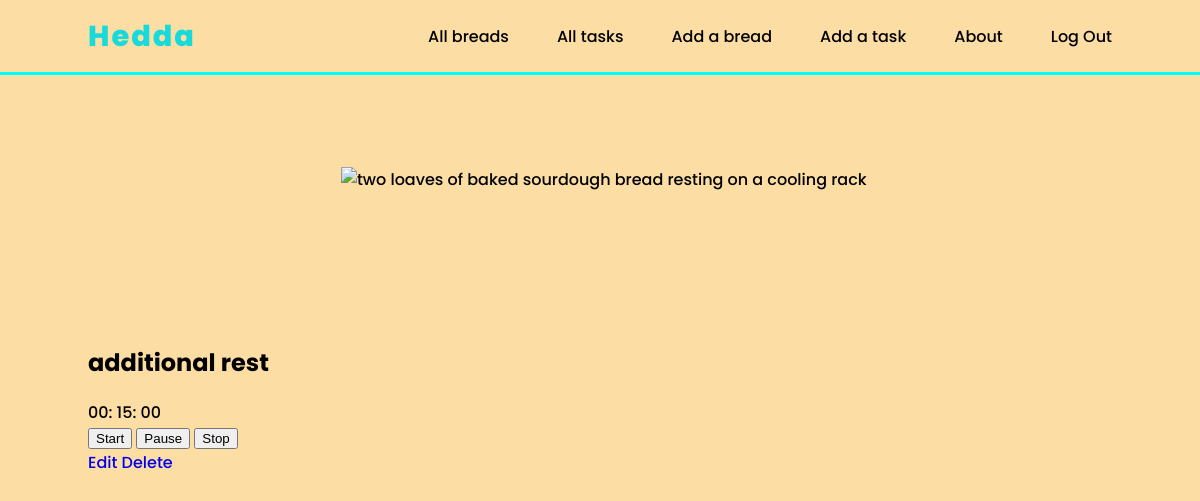
Page /tasks/22 (signed in) on the committed database.
### main_app/models.py (models this page shows, shortened)
class Task(models.Model):
  name = models.CharField(max_length=100)
  hours = models.CharField(max_length=2)
  minutes = models.CharField(max_length=2)
  user = models.ForeignKey(User, on_delete=models.CASCADE)

### main_app/views.py (the view)
# urls.py: path('tasks/<int:pk>', views.TaskDetail.as_view(), name='tasks_detail'),
class TaskDetail(LoginRequiredMixin, DetailView):
  model = Task

### main_app/templates/main_app/task_detail.html (shortened to what this page needs)
{% extends 'base.html' %} {% load static %}  {% block content %}
<section class="card-container">
  <div class="card">
      <div class="card-content">
        <h2 class="card-title">{{ task.name }}</h2>
         <div class="countdown" id="{{ task.id }}">
        <span id="hour">{{ task.hours }}</span>:
        <span id="minute">{{ task.minutes }}</span>:
        <span id="second">00</span>
      </div>
       <div class="controls">
      <button class="start" id="{{ task.id }}">Start</button>
      <button class="pause" id="{{ task.id }}">Pause</button>
      <button class="stop" id="{{ task.id }}">Stop</button>
    </div>
    </div>
     <div>
      <a href="{% url 'tasks_update' task.id %}" class="btn warn">Edit</a>
      <a href="{% url 'tasks_delete' task.id %}" class="btn danger">Delete</a>
    </div>
  </div>
</section>
{% endblock %}

### main_app/static/css/styles.css (style rules this page uses)
:root { --header-height: 3rem; --first-color: #fcdda4; --first-color-dark: #c28b38; --first-color-darken: #a56b1f; --white-color: #da8d00; --body-font: "Poppins", sans-serif; --big-font-size: 2.5rem; --normal-font-size: 0.938rem; --z-fixed: 100; }
@media screen and (min-width: 768px) { :root { --big-font-size: 5rem; --normal-font-size: 1rem; } }
body { margin: var(--header-height) 0 0 0; padding: 0; font-family: var(--body-font); font-size: var(--normal-font-size); font-weight: 500; }
a { text-decoration: none; }
@media screen and (min-width: 768px) { body { margin: 0; } }

### rows in the picture
Task: name "additional rest", hours "00", minutes "15"
